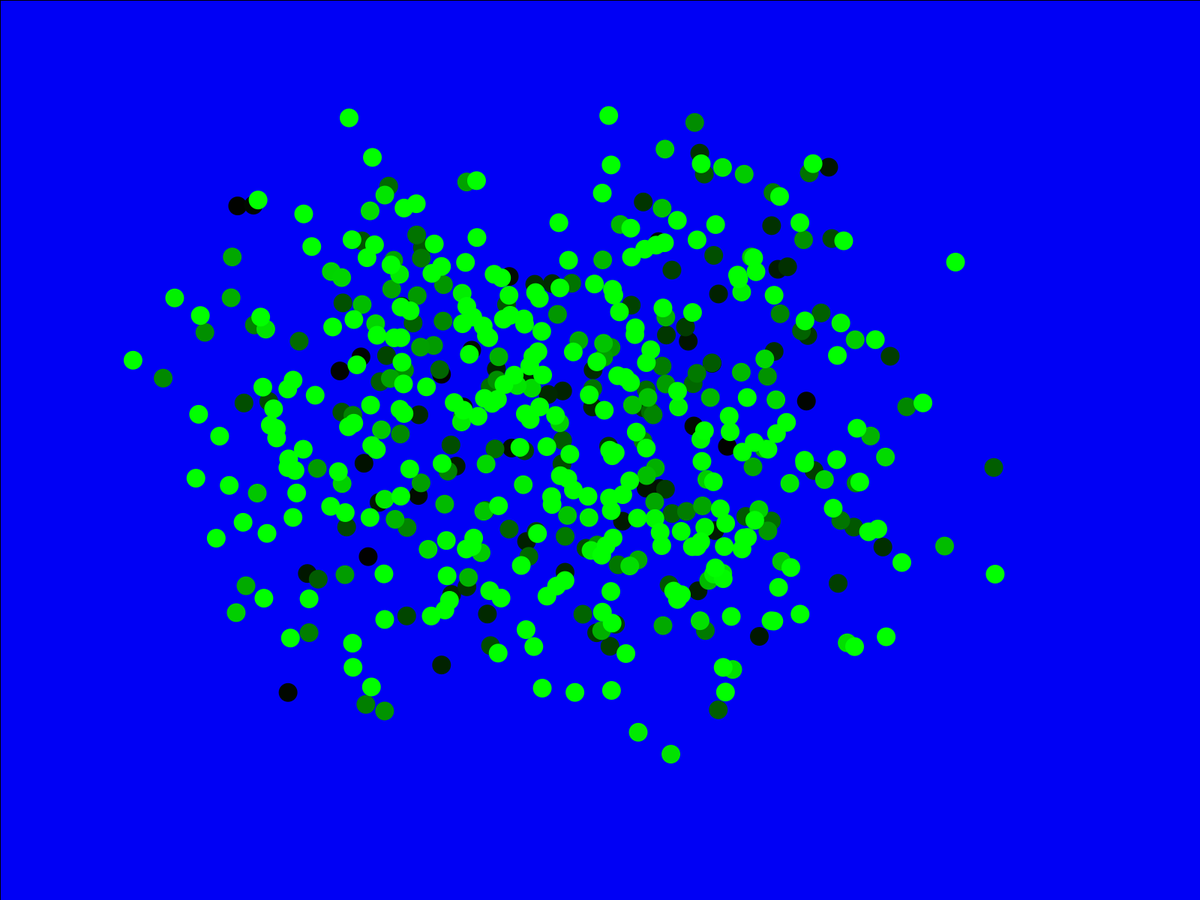
Frame 1 (no input)
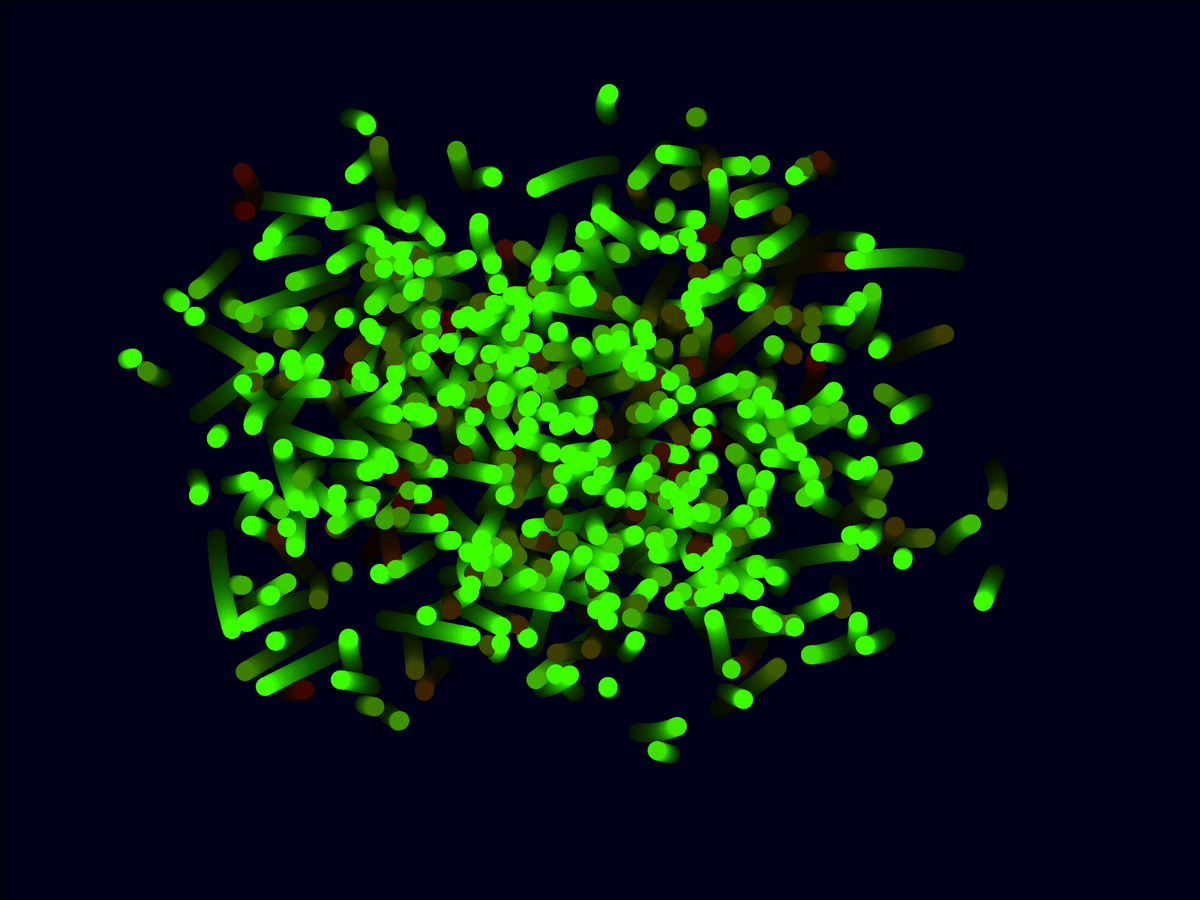
Frame 60 (the mouse pressed at the canvas centre just before this capture)
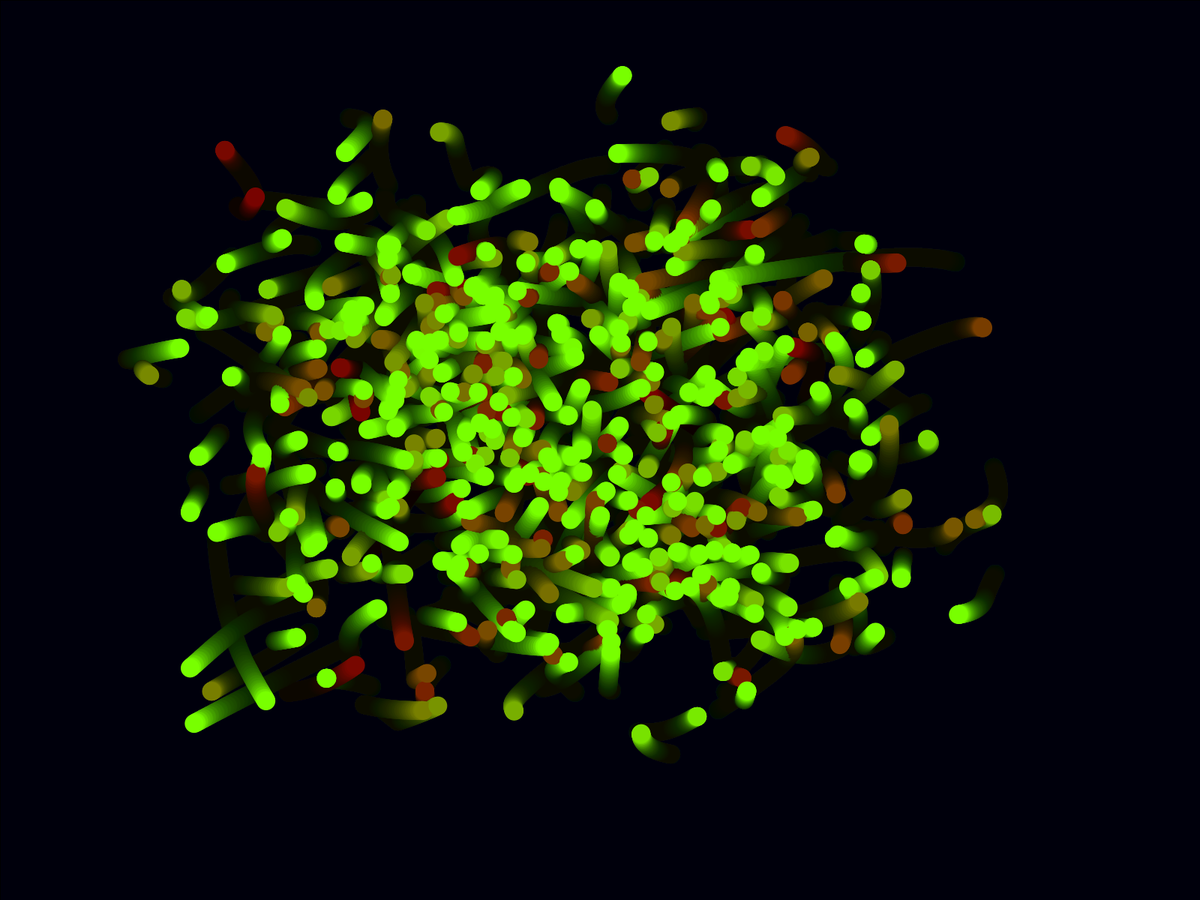
Frame 120 (the mouse held since frame 60 and released just before this capture)

The Processing sketch that drew these frames (run headless with seeded random() and noise(); from frame 60 on, the mouse is pressed at the canvas centre):

// Processing sketch: sketch_200526a
// ── sketch_200526a.pde
float x;
float y;
void setup(){
fullScreen();
background(0,0,255);

}
void draw(){
 makeMagical();
 for (int i = 0; i < 500; i++) {
    fill(frameCount, i, 0);
    x = random(width);
    y = random(height);
    ellipse(getWormX(i),getWormY(i),25,25);
  }
    
  
}
float frequency = .001;
    float noiseInterval = PI;

    void makeMagical() {
        fill( 0, 0, 0, 10 );
        rect(0, 0, width, height);
        noStroke();
    }

    float getWormX(int i) {
        return map(noise(i*noiseInterval + frameCount * frequency), 0, 1, 0, width);
    }

    float getWormY(int i) {
        return map(noise(i*noiseInterval+1 + frameCount * frequency), 0, 1, 0, height);
    }
